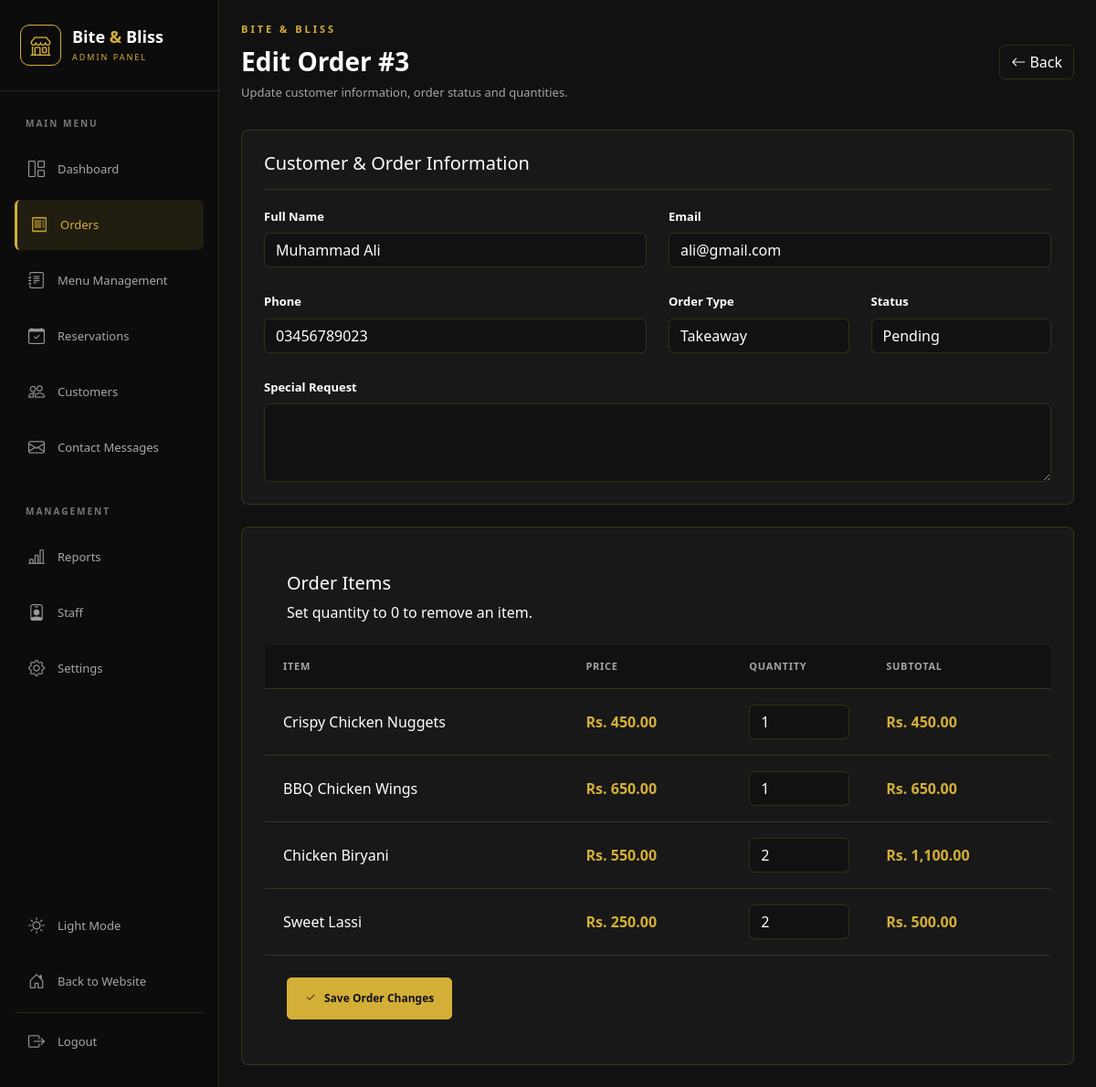
The app's page /admin/order_edit.php?id=3 (signed in) with its own data.
### tables this page shows
CREATE TABLE `orders` (
  `id` int(11) NOT NULL,
  `user_id` int(11) DEFAULT NULL,
  `full_name` varchar(100) NOT NULL,
  `email` varchar(150) NOT NULL,
  `phone` varchar(30) NOT NULL,
  `order_type` enum('Dine-in','Takeaway','Delivery') NOT NULL DEFAULT 'Takeaway',
  `table_number` varchar(20) DEFAULT NULL,
  `delivery_address` text DEFAULT NULL,
  `special_request` text DEFAULT NULL,
  `total_amount` decimal(10,2) NOT NULL DEFAULT 0.00,
  `status` varchar(30) NOT NULL DEFAULT 'Pending',
  `created_at` timestamp NOT NULL DEFAULT current_timestamp()
);

CREATE TABLE `order_items` (
  `id` int(11) NOT NULL,
  `order_id` int(11) NOT NULL,
  `menu_item_id` int(11) DEFAULT NULL,
  `item_name` varchar(150) NOT NULL,
  `item_price` decimal(10,2) NOT NULL,
  `quantity` int(11) NOT NULL,
  `subtotal` decimal(10,2) NOT NULL
);

### admin/order_edit.php (the view, shortened to what this page needs)
<?php
require_once "../config/database.php";
$id = filter_input(
    INPUT_GET,
    "id",
    FILTER_VALIDATE_INT
);
$stmt = $pdo->prepare("
    SELECT *
    FROM orders
    WHERE id = :id
    LIMIT 1
");
$stmt->execute([
    ":id" => $id
]);
$order = $stmt->fetch();
$stmt = $pdo->prepare("
    SELECT *
    FROM order_items
    WHERE order_id = :order_id
    ORDER BY id ASC
");
$stmt->execute([
    ":order_id" => $id
]);
$items = $stmt->fetchAll();
?>
<!DOCTYPE html>
<html lang="en">
<head>
    <link
        href="https://cdn.jsdelivr.net/npm/bootstrap@5.3.3/dist/css/bootstrap.min.css"
        rel="stylesheet"
    >
    <link
        rel="stylesheet"
        href="https://cdn.jsdelivr.net/npm/bootstrap-icons@1.11.3/font/bootstrap-icons.min.css"
    >
    <link
        rel="stylesheet"
        href="css/admin.css"
    >
</head>
<body class="admin-order-edit-page">
<div class="admin-layout">
    <?php require_once "includes/sidebar.php"; ?>
    <main class="main-content">
        <div class="container-fluid p-4">
            <div class="page-heading">
                <div>
                    <p class="gold-label">
                        BITE &amp; BLISS
                    </p>
                    <h1>
                        Edit Order #<?= (int)$order["id"] ?>
                    </h1>
                    <p>
                        Update customer information,
                        order status and quantities.
                    </p>
                </div>
                <a
                    href="order_view.php?id=<?= (int)$order["id"] ?>"
                    class="btn btn-outline-secondary"
                >
                    <i class="bi bi-arrow-left"></i>
                    Back
                </a>
            </div>
            <form method="POST">
                <div class="dashboard-card p-4 mb-4 admin-order-form-card">
                    <h5>
                        Customer &amp; Order Information
                    </h5>
                    <hr>
                    <div class="row g-4">
                        <div class="col-md-6">
                            <label class="form-label">
                                Full Name
                            </label>
                            <input
                                type="text"
                                name="full_name"
                                class="form-control"
                                value="<?= htmlspecialchars(
                                    $order["full_name"]
                                ) ?>"
                            >
                        </div>
                        <div class="col-md-6">
                            <label class="form-label">
                                Email
                            </label>
                            <input
                                type="email"
                                name="email"
                                class="form-control"
                                value="<?= htmlspecialchars(
                                    $order["email"]
                                ) ?>"
                            >
                        </div>
                        <div class="col-md-6">
                            <label class="form-label">
                                Phone
                            </label>
                            <input
                                type="text"
                                name="phone"
                                class="form-control"
                                value="<?= htmlspecialchars(
                                    $order["phone"]
                                ) ?>"
                            >
                        </div>
                        <div class="col-md-3">
                            <label class="form-label">
                                Order Type
                            </label>
                            <select
                                name="order_type"
                                class="form-select"
                                id="orderType"
                            >
                                <option
                                    value="Takeaway"
                                    <?= $order["order_type"] === "Takeaway"
                                        ? "selected"
                                        : "" ?>
                                >
                                    Takeaway
                                </option>
                            </select>
                        </div>
                        <div class="col-md-3">
                            <label class="form-label">
                                Status
                            </label>
                            <select
                                name="status"
                                class="form-select"
                            >
                                <?php
                                $statuses = [
                                    "Pending",
                                    "Confirmed",
                                    "Preparing",
                                    "Ready",
                                    "Completed",
                                    "Cancelled"
                                ];
                                ?>
                                <?php foreach ($statuses as $orderStatus): ?>
                                    <option
                                        value="<?= $orderStatus ?>"
                                        <?= $order["status"] === $orderStatus
                                            ? "selected"
                                            : "" ?>
                                    >
                                        <?= $orderStatus ?>
                                    </option>
                                <?php endforeach; ?>
                            </select>
                        </div>
                        <div class="col-12">
                            <label class="form-label">
                                Special Request
                            </label>
                            <textarea
                                name="special_request"
                                class="form-control"
                                rows="3"
                            ><?= htmlspecialchars(
                            ) ?></textarea>
                        </div>
                    </div>
                </div>
                <div class="dashboard-card admin-order-items-card">
                    <div class="p-4">
                        <h5>
                            Order Items
                        </h5>
                        <p class="mb-0">
                            Set quantity to 0 to remove an item.
                        </p>
                    </div>
                    <div class="table-responsive">
                        <table class="table admin-order-items-table">
                            <thead>
                                <tr>
                                    <th>
                                        ITEM
                                    </th>
                                    <th>
                                        PRICE
                                    </th>
                                    <th width="150">
                                        QUANTITY
                                    </th>
                                    <th>
                                        SUBTOTAL
                                    </th>
                                </tr>
                            </thead>
                            <tbody>
                            <?php foreach ($items as $item): ?>
                                <tr>
                                    <td>
                                        <?= htmlspecialchars(
                                            $item["item_name"]
                                        ) ?>
                                    </td>
                                    <td>
                                        Rs.
                                        <?= number_format(
                                            (float)$item["item_price"],
                                            2
                                        ) ?>
                                    </td>
                                    <td>
                                        <input
                                            type="number"
                                            name="quantity[<?= (int)$item["id"] ?>]"
                                            value="<?= (int)$item["quantity"] ?>"
                                            min="0"
                                            class="form-control"
                                        >
                                    </td>
                                    <td>
                                        Rs.
                                        <?= number_format(
                                            (float)$item["subtotal"],
                                            2
                                        ) ?>
                                    </td>
                                </tr>
                            <?php endforeach; ?>
                            </tbody>
                        </table>
                    </div>
                    <div class="p-4">
                        <button
                            type="submit"
                            class="gold-btn"
                        >
                            <i class="bi bi-check2"></i>
                            Save Order Changes
                        </button>
                    </div>
                </div>
            </form>
        </div>
    </main>
</div>
</body>
</html>

### admin/css/admin.css (style rules this page uses)
:root { --gold: #d4af37; --gold-light: #e8c75a; --gold-dark: #b8941f; --black: #111111; --sidebar: #0c0c0c; --body: #111111; --card: #181818; --white: #ffffff; --muted: #a5a5a5; --border: rgba(212, 175, 55, 0.18); --green: #43b581; --red: #d9534f; }
html { scrollbar-width: thin; scrollbar-color: var(--gold) #111111; }
* { margin: 0; padding: 0; box-sizing: border-box; }
body { background: var(--body); color: var(--white); font-family: "Segoe UI", Arial, sans-serif; overflow-x: hidden; }
a { text-decoration: none; color: inherit; }
button, input, select, textarea { font-family: inherit; }
button { cursor: pointer; }
.admin-layout { display: flex; min-height: 100vh; }
.main-content { width: calc(100% - 270px); margin-left: 270px; min-width: 0; }
.page-heading { display: flex; align-items: center; justify-content: space-between; gap: 20px; margin-bottom: 30px; }
.gold-label { color: var(--gold); letter-spacing: 3px; font-size: 11px; font-weight: 700; margin-bottom: 10px; }
.page-heading h1 { font-size: 28px; font-weight: 700; margin-bottom: 8px; }
.page-heading>div>p:last-child { color: var(--muted); font-size: 13px; margin: 0; }
.gold-btn { background: var(--gold); color: #111111; border: 1px solid var(--gold); padding: 13px 19px; border-radius: 5px; font-size: 12px; font-weight: 700; display: flex; align-items: center; gap: 9px; transition: 0.2s ease; }
.dashboard-card { height: 100%; padding: 25px; background: var(--card); border: 1px solid var(--border); border-radius: 8px; }
@media (max-width: 1200px) { .main-content { margin-left: 240px; width: calc(100% - 240px); } }
body.admin-orders-page .order-filter .form-label, body.admin-order-edit-page .admin-order-form-card .form-label { color: var(--white); font-size: 13px; font-weight: 600; }
body.admin-orders-page .order-filter .form-control, body.admin-orders-page .order-filter .form-select, body.admin-order-edit-page .admin-order-form-card .form-control, body.admin-order-edit-page .admin-order-form-card .form-select, body.admin-order-edit-page .admin-order-items-table .form-control { background: var(--body); border: 1px solid var(--border); color: var(--white); box-shadow: none; }
body.admin-orders-page .order-filter .form-select option, body.admin-order-edit-page .admin-order-form-card .form-select option { background: var(--card); color: var(--white); }
body.admin-order-view-page .admin-order-info-card, body.admin-order-view-page .admin-order-items-card, body.admin-order-edit-page .admin-order-form-card, body.admin-order-edit-page .admin-order-items-card { overflow: hidden; }
body.admin-order-view-page .admin-order-info-card hr, body.admin-order-edit-page .admin-order-form-card hr { border-color: var(--border); opacity: 1; }
.admin-order-items-table { margin-bottom: 0; --bs-table-bg: transparent; --bs-table-color: var(--white); --bs-table-border-color: var(--border); --bs-table-hover-bg: rgba(212, 175, 55, 0.08); --bs-table-hover-color: var(--white); }
.admin-order-items-table thead th { background: var(--body); border-bottom: 1px solid var(--border); color: var(--muted); font-size: 11px; font-weight: 700; letter-spacing: 0.7px; padding: 15px 20px; white-space: nowrap; }
.admin-order-items-table tbody td, .admin-order-items-table tfoot th { border-color: var(--border); color: var(--white); padding: 17px 20px; vertical-align: middle; }
.admin-order-items-table tbody td:nth-child(2), .admin-order-items-table tbody td:last-child, .admin-order-items-table tfoot th:last-child { color: var(--gold); font-weight: 700; }
body.admin-order-view-page .btn-outline-secondary, body.admin-order-edit-page .btn-outline-secondary, body.admin-orders-page .btn-outline-secondary { border-color: var(--border); color: var(--white); }

### records on screen
orders: id "3", full_name "Muhammad Ali", email "ali@gmail.com", phone "03456789023", order_type "Takeaway", status "Pending"
order_items: item_name "Crispy Chicken Nuggets", item_price "450.00", quantity "1", subtotal "450.00"
order_items: item_name "BBQ Chicken Wings", item_price "650.00", quantity "1", subtotal "650.00"
order_items: item_name "Chicken Biryani", item_price "550.00", quantity "2", subtotal "1,100.00"
order_items: item_name "Sweet Lassi", item_price "250.00", quantity "2", subtotal "500.00"
